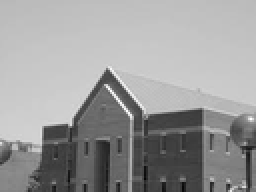
%> input picture a1.tif, 128 x 96 px, shrunk from 259 x 194 before the run (shown 2 times larger)
$ octave Exp7_iterative.m   (GNU Octave 9; MATLAB toolbox functions it lacks are replaced by stand-ins)
%> lines starting %> are read from the running program, lines starting %| are printed output that depends on the picture; in (x1, y1, x2, y2) boxes, pixels count from 0 and x2, y2 are one past the last pixel; in counts of white or black regions, pixels touching at a corner belong together; the program's own positions count from 1
% Iterative Thresholding

clc;
clear all;
close all;

I=imread('C:\Users\COEP\Desktop\a1.tif');
%> I is the input picture: size 96x128x3 uint8; min 4, max 255, mean 154.7
subplot(2,2,1);
imshow(I);
[r,c]=size(I);
%> r = 96; c = 384

Ih=imhist(I);
%> Ih = 256 values, max 1749 at index 200, min 0 at index 1, mean 144
subplot(2,2,2);
stem(Ih);
axis tight;

m1=max(max(I));
%> m1 = [255 255 255]
T=round(0.7*m1)
%> T = [179 179 179]

I1=0;
for i=1:r
    for j=1:c
        if I(i,j)>T
            I1(i,j)=1;
        else
            I1(i,j)=0;
        end
    end
end
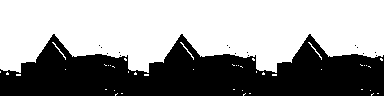
%> I1: size 96x384 double; values 0 (black) and 1 (white), 59.1% white; 16 black regions (15 under 20 px), largest, box (x1, y1, x2, y2) and area: (0, 34, 384, 96) 15048

subplot(2,2,3);
imshow(I1);

Tnew=0;
Tb=0;
To=0;
count1=0;count2=0;
%> (the run ends here)
